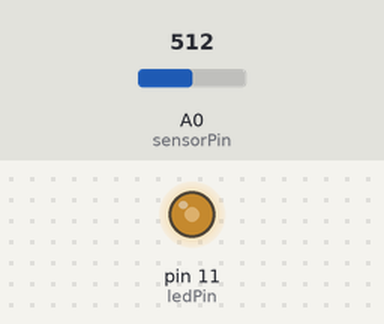
Simulated run of this sketch. Board: Arduino Uno, built with avr-gcc and run on an emulated ATmega328P. Parts: output pins drawn as LEDs (lit = HIGH). Inputs (shaded band) come from the test bench; at power-on: A0 (sensorPin) = 512.

Above: at 1.2 s.
1.3 s: A0 (sensorPin) set to 716
At 2.2 s:
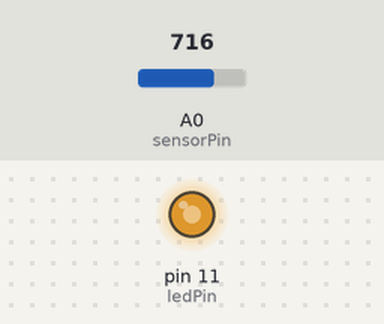
2.8 s: A0 (sensorPin) set to 900
At 3.3 s:
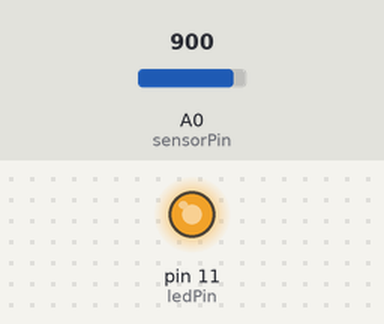
4.3 s: A0 (sensorPin) set to 122
At 5.5 s:
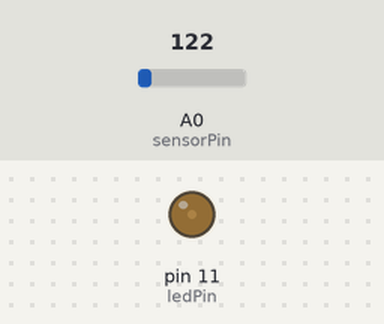
5.8 s: A0 (sensorPin) set to 0
At 6.8 s:
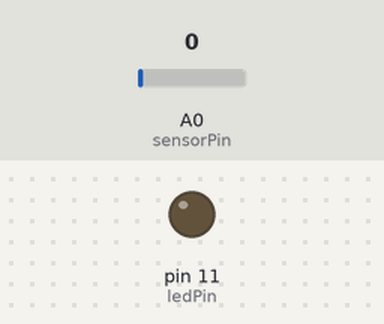
7.3 s: A0 (sensorPin) set to 511
At 7.9 s:
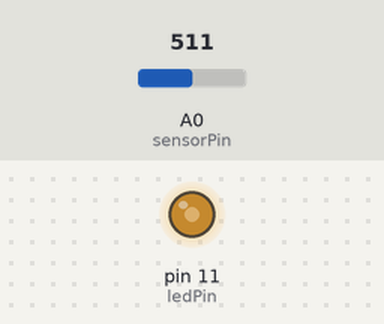
Timing chart, 0 to 9.8 s (numbered marks = the images above; inputs shaded):
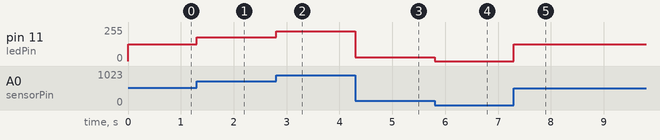

The sketch:

Controllo_PWM_LED_con_potenziometri.ino
```cpp
/*
Sketch per il controllo della luminosità di un LED
collegato alla porta 11 (PWM) tramite un potenziometro
collegato alla porta analogica A0.
Pier Calderan - Luglio 2013
*/

int sensorPin = A0;  // variabile assegnata all'ingresso analogico A0
int ledPin = 11;     // variabile assegnata alla porta digitale 11 (PWM)

int sensorValue = 0; // variabile assegnata al valore del sensore
int mapOutput = 0;   // variabile per la mappatura dell'ingresso analogico

void setup()
{
pinMode(ledPin, OUTPUT); // inizializza il LED 1 come output
}

void loop() {
sensorValue = analogRead(sensorPin);   // lettura del valore del sensore sulla porta Analog 0

//*************************************************************
mapOutput = map(sensorValue,0,1023,0,255); // mappatura dei valori in ingresso 0-1023 a valori di uscita 0-255
//*************************************************************

analogWrite(ledPin, mapOutput); // scrittura dei valori da 0 a 255 sulla porta 11 (PWM)
}
```

Measured:
- after the input at 1.3 s, pin 11 (ledPin): 127/255 → 178/255 at once
- after the input at 2.8 s, pin 11 (ledPin): 178/255 → 224/255 at once
- after the input at 4.3 s, pin 11 (ledPin): 224/255 → 30/255 at once
- after the input at 5.8 s, pin 11 (ledPin): 30/255 → 0/255 at once
- after the input at 7.3 s, pin 11 (ledPin): 0/255 → 127/255 at once
